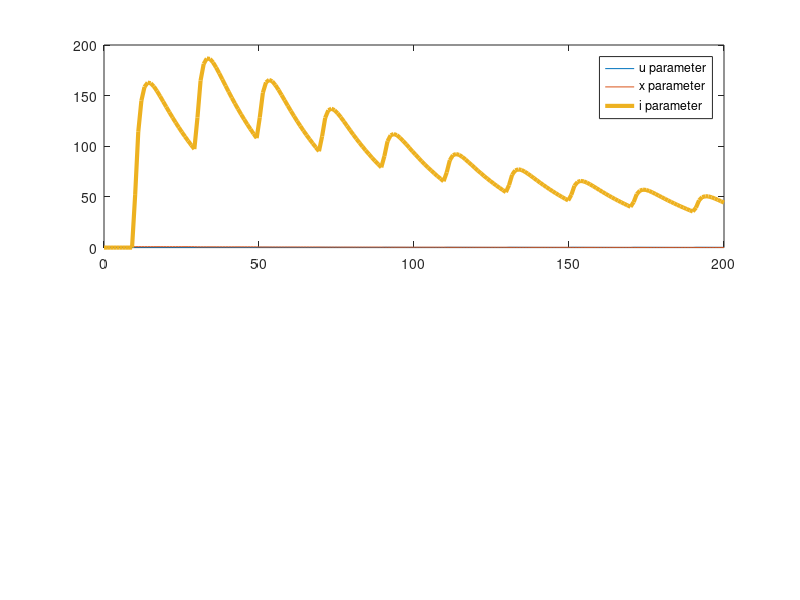

This chart was generated by the following MATLAB code: (Note: this script raises an error after producing the figure.)
% CARLsim
cap_u_cs = 0.25;%0.2;
tau_u_cs = 25;%20;
tau_x_cs = 600;%140;
tau_d_cs = 5;%15;
g_cs = 3;%1.01;
u_cs = 0;
x_cs = 1;
A_cs = 200;%6.333;%200;
i_cs = 0;
ts=0.5; % time step
% Keivan
cap_u_km = 0.25;
tau_u_km = 25;
tau_x_km = 600;
tau_d_km = 5;
g_km = 6.333*3;%3;%6.333*3;
u_km = 0;
x_km = 1;
A_km = 0;
i_km = 0;
Vm = -80;%200;%-80;
% general
spk = 0;
first_spk_km = 10; % first spike start time
ISI=20;%50;%;20; % inter spike interval in milliseconds
t_total = 200;%1000;
simdur = linspace(0,t_total,t_total);
u_all_cs=[]; u_all_km=[];
x_all_cs=[]; x_all_km=[];
i_all_cs=[]; i_all_km=[]; a_all_km=[];

for t=1:length(simdur)
    % CARLsim's methods
	%u_cs=u_cs+((-u_cs/tau_u_cs)+(cap_u_cs*(1-u_cs)).*spk);
	%x_cs=x_cs+(((1-x_cs)/tau_x_cs)-u_cs.*x_cs.*spk);
    %i_cs=(-i_cs/tau_d_cs+A_cs.*u_cs.*x_cs-spk)*g_cs;
    ts = 0.025;
    for i=1:40
        u_cs=u_cs+ts*((-u_cs/tau_u_cs)+(cap_u_cs*(1-u_cs)).*spk);
        x_cs=x_cs+ts*(((1-x_cs)/tau_x_cs)-u_cs.*x_cs.*spk);
        i_cs=i_cs+ts*(-i_cs/tau_d_cs+A_cs.*u_cs.*x_cs-spk)*g_cs;
    end   

    % Keivan's methods
    %{
    u_km=u_km+((-u_km/tau_u_km)+(cap_u_km*(1-u_km)).*spk);
    x_km=x_km+(((1-x_km-A_km)/tau_x_km)-u_km.*x_km.*spk);
    A_km=A_km+((-A_km/tau_d_km)+u_km.*x_km.*spk);
    i_km=g_km*A_km*Vm;
    %}
    ts = 0.5;%0.025; 
    i_km = 0;
    for i=1:2;%40;%40        
        u_km=u_km+ts*((-u_km/tau_u_km)+(cap_u_km*(1-u_km)).*spk);
        x_km=x_km+ts*(((1-x_km-A_km)/tau_x_km)-u_km.*x_km.*spk);
        A_km=A_km+ts*((-A_km/tau_d_km)+u_km.*x_km.*spk);
        i_km=i_km+ts*(g_km*A_km*Vm);
    end
    %ts = 0.025;
    %i_km = 0;
    for i=1:40
    %    i_km=i_km+ts*(g_km*A_km*Vm);
        if t == 42
    %    fprintf("t:%d i_km:%f g_km:%f A_km:%f Vm:%f\n",t,i_km,g_km,A_km,Vm);
        end
    end
    %i_km=g_km*A_km*Vm;
    %fprintf("t:%d i_km:%f g_km:%f A_km:%f Vm:%f\n",t,i_km,g_km,A_km,Vm);

    % create spikes at ISI rate
    if mod((t+first_spk_km),ISI)==0
        spk = 1;
        %pst = t;
    elseif t == 1
        %spk = 1;
    else
        spk = 0;
    end
    
	u_all_cs(end+1)=u_cs;x_all_cs(end+1)=x_cs;i_all_cs(end+1)=i_cs;
    u_all_km(end+1)=u_km;x_all_km(end+1)=x_km;a_all_km(end+1)=A_km;i_all_km(end+1)=i_km;
end

if 1
subplot(2,1,1);
%figure
plot(simdur,u_all_cs,'-',simdur,x_all_cs,'-',simdur,i_all_cs,'-','LineWidth',3);
legend('u parameter','x parameter','i parameter')
title("CARLsim Synaptic Current - U:"+cap_u_cs+"; t_u:"+tau_u_cs+"; t_x:"+tau_x_cs+"; t_d:"+tau_d_cs+"; g:"+g_cs+"; A:"+A_cs)
grid on;
end
if 1
subplot(2,1,2); 
%figure
plot(simdur,u_all_km,'-',simdur,x_all_km,'-',simdur,a_all_km,'-',simdur,i_all_km,'-','LineWidth',3);
legend('u parameter','x parameter','a parameter','i parameter')
title("Keivan Synaptic Current - U:"+cap_u_km+"; t_u:"+tau_u_km+"; t_x:"+tau_x_km+"; t_d:"+tau_d_km+"; g:"+g_km+"; V:"+Vm)
grid on;
end